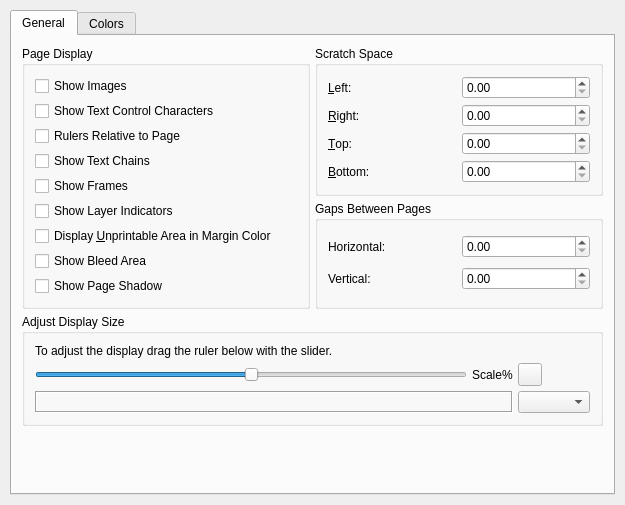
<ui version="4.0" >
 <author>Petr Vanek &lt;petr@scribus.info></author>
 <comment>Display/view prefs panel</comment>
 <class>TabDisplay</class>
 <widget class="QWidget" name="TabDisplay" >
  <property name="geometry" >
   <rect>
    <x>0</x>
    <y>0</y>
    <width>623</width>
    <height>505</height>
   </rect>
  </property>
  <property name="windowTitle" >
   <string>TabDisplayBase</string>
  </property>
  <layout class="QGridLayout" >
   <property name="margin" >
    <number>10</number>
   </property>
   <property name="spacing" >
    <number>5</number>
   </property>
   <item row="0" column="0" >
    <widget class="QTabWidget" name="displayTabWidget" >
     <property name="currentIndex" >
      <number>0</number>
     </property>
     <widget class="QWidget" name="displayGeneral" >
      <attribute name="title" >
       <string>General</string>
      </attribute>
      <layout class="QGridLayout" name="gridLayout" >
       <item rowspan="2" row="0" column="0" >
        <widget class="QGroupBox" name="groupBox3" >
         <property name="title" >
          <string>Page Display</string>
         </property>
         <layout class="QVBoxLayout" name="verticalLayout" >
          <property name="spacing" >
           <number>5</number>
          </property>
          <property name="margin" >
           <number>10</number>
          </property>
          <item>
           <widget class="QCheckBox" name="checkPictures" >
            <property name="text" >
             <string>Show Images</string>
            </property>
           </widget>
          </item>
          <item>
           <widget class="QCheckBox" name="checkControl" >
            <property name="text" >
             <string>Show Text Control Characters</string>
            </property>
           </widget>
          </item>
          <item>
           <widget class="QCheckBox" name="checkRuler" >
            <property name="text" >
             <string>Rulers Relative to Page</string>
            </property>
           </widget>
          </item>
          <item>
           <widget class="QCheckBox" name="checkLink" >
            <property name="text" >
             <string>Show Text Chains</string>
            </property>
            <property name="shortcut" >
             <string/>
            </property>
           </widget>
          </item>
          <item>
           <widget class="QCheckBox" name="checkFrame" >
            <property name="text" >
             <string>Show Frames</string>
            </property>
            <property name="shortcut" >
             <string/>
            </property>
           </widget>
          </item>
          <item>
           <widget class="QCheckBox" name="checkLayerM" >
            <property name="text" >
             <string>Show Layer Indicators</string>
            </property>
            <property name="shortcut" >
             <string/>
            </property>
           </widget>
          </item>
          <item>
           <widget class="QCheckBox" name="checkUnprintable" >
            <property name="text" >
             <string>Display &amp;Unprintable Area in Margin Color</string>
            </property>
            <property name="shortcut" >
             <string>Alt+U</string>
            </property>
           </widget>
          </item>
          <item>
           <widget class="QCheckBox" name="checkBleed" >
            <property name="text" >
             <string>Show Bleed Area</string>
            </property>
           </widget>
          </item>
          <item>
           <widget class="QCheckBox" name="checkShowPageShadow" >
            <property name="toolTip" >
             <string/>
            </property>
            <property name="text" >
             <string>Show Page Shadow</string>
            </property>
           </widget>
          </item>
         </layout>
        </widget>
       </item>
       <item row="0" column="1" >
        <widget class="QGroupBox" name="groupBox4" >
         <property name="title" >
          <string>Scratch Space</string>
         </property>
         <layout class="QGridLayout" >
          <property name="margin" >
           <number>10</number>
          </property>
          <property name="spacing" >
           <number>5</number>
          </property>
          <item row="3" column="1" >
           <widget class="ScrSpinBox" name="bottomScratch" />
          </item>
          <item row="3" column="0" >
           <widget class="QLabel" name="textLabel12_2" >
            <property name="text" >
             <string>&amp;Bottom:</string>
            </property>
            <property name="wordWrap" >
             <bool>false</bool>
            </property>
            <property name="buddy" >
             <cstring>bottomScratch</cstring>
            </property>
           </widget>
          </item>
          <item row="2" column="1" >
           <widget class="ScrSpinBox" name="topScratch" />
          </item>
          <item row="2" column="0" >
           <widget class="QLabel" name="textLabel12" >
            <property name="text" >
             <string>&amp;Top:</string>
            </property>
            <property name="wordWrap" >
             <bool>false</bool>
            </property>
            <property name="buddy" >
             <cstring>topScratch</cstring>
            </property>
           </widget>
          </item>
          <item row="1" column="1" >
           <widget class="ScrSpinBox" name="rightScratch" />
          </item>
          <item row="1" column="0" >
           <widget class="QLabel" name="textLabel12_4" >
            <property name="text" >
             <string>&amp;Right:</string>
            </property>
            <property name="wordWrap" >
             <bool>false</bool>
            </property>
            <property name="buddy" >
             <cstring>rightScratch</cstring>
            </property>
           </widget>
          </item>
          <item row="0" column="1" >
           <widget class="ScrSpinBox" name="leftScratch" >
            <property name="minimumSize" >
             <size>
              <width>0</width>
              <height>0</height>
             </size>
            </property>
           </widget>
          </item>
          <item row="0" column="0" >
           <widget class="QLabel" name="textLabel12_3" >
            <property name="text" >
             <string>&amp;Left:</string>
            </property>
            <property name="wordWrap" >
             <bool>false</bool>
            </property>
            <property name="buddy" >
             <cstring>leftScratch</cstring>
            </property>
           </widget>
          </item>
         </layout>
        </widget>
       </item>
       <item row="1" column="1" >
        <widget class="QGroupBox" name="groupBox5" >
         <property name="title" >
          <string>Gaps Between Pages</string>
         </property>
         <layout class="QGridLayout" >
          <property name="margin" >
           <number>10</number>
          </property>
          <property name="spacing" >
           <number>5</number>
          </property>
          <item row="1" column="1" >
           <widget class="ScrSpinBox" name="gapVertical" />
          </item>
          <item row="1" column="0" >
           <widget class="QLabel" name="textLabel14" >
            <property name="text" >
             <string>Vertical:</string>
            </property>
            <property name="wordWrap" >
             <bool>false</bool>
            </property>
           </widget>
          </item>
          <item row="0" column="1" >
           <widget class="ScrSpinBox" name="gapHorizontal" />
          </item>
          <item row="0" column="0" >
           <widget class="QLabel" name="textLabel13" >
            <property name="text" >
             <string>Horizontal:</string>
            </property>
            <property name="wordWrap" >
             <bool>false</bool>
            </property>
           </widget>
          </item>
         </layout>
        </widget>
       </item>
       <item row="2" column="0" colspan="2" >
        <widget class="QGroupBox" name="CaliGroup" >
         <property name="title" >
          <string>Adjust Display Size</string>
         </property>
         <layout class="QGridLayout" >
          <item row="0" column="0" colspan="2" >
           <widget class="QLabel" name="CaliText" >
            <property name="text" >
             <string>To adjust the display drag the ruler below with the slider.</string>
            </property>
            <property name="wordWrap" >
             <bool>false</bool>
            </property>
           </widget>
          </item>
          <item row="1" column="0" >
           <layout class="QHBoxLayout" >
            <property name="spacing" >
             <number>5</number>
            </property>
            <property name="margin" >
             <number>0</number>
            </property>
            <item>
             <widget class="QSlider" name="CaliSlider" >
              <property name="minimum" >
               <number>-150</number>
              </property>
              <property name="maximum" >
               <number>150</number>
              </property>
              <property name="orientation" >
               <enum>Qt::Horizontal</enum>
              </property>
              <property name="tickInterval" >
               <number>10</number>
              </property>
             </widget>
            </item>
            <item>
             <widget class="QLabel" name="CaliAnz" >
              <property name="text" >
               <string>Scale%</string>
              </property>
              <property name="wordWrap" >
               <bool>false</bool>
              </property>
             </widget>
            </item>
           </layout>
          </item>
          <item row="1" column="1" >
           <widget class="QToolButton" name="buttonRestoreDPI" >
            <property name="toolTip" >
             <string>Resets the scale to the default dpi of your display</string>
            </property>
            <property name="text" >
             <string/>
            </property>
           </widget>
          </item>
          <item row="2" column="0" >
           <widget class="QLabel" name="CaliRuler" >
            <property name="minimumSize" >
             <size>
              <width>20</width>
              <height>20</height>
             </size>
            </property>
            <property name="frameShape" >
             <enum>QFrame::Box</enum>
            </property>
            <property name="frameShadow" >
             <enum>QFrame::Sunken</enum>
            </property>
            <property name="wordWrap" >
             <bool>false</bool>
            </property>
           </widget>
          </item>
          <item row="2" column="1" >
           <widget class="QComboBox" name="rulerUnitCombo" />
          </item>
         </layout>
        </widget>
       </item>
       <item row="3" column="0" colspan="2" >
        <spacer>
         <property name="orientation" >
          <enum>Qt::Vertical</enum>
         </property>
         <property name="sizeType" >
          <enum>QSizePolicy::Expanding</enum>
         </property>
         <property name="sizeHint" stdset="0" >
          <size>
           <width>581</width>
           <height>16</height>
          </size>
         </property>
        </spacer>
       </item>
      </layout>
     </widget>
     <widget class="QWidget" name="displayColors" >
      <attribute name="title" >
       <string>Colors</string>
      </attribute>
      <layout class="QGridLayout" >
       <property name="margin" >
        <number>10</number>
       </property>
       <property name="spacing" >
        <number>5</number>
       </property>
       <item row="3" column="0" >
        <spacer>
         <property name="orientation" >
          <enum>Qt::Vertical</enum>
         </property>
         <property name="sizeType" >
          <enum>QSizePolicy::Expanding</enum>
         </property>
         <property name="sizeHint" stdset="0" >
          <size>
           <width>41</width>
           <height>31</height>
          </size>
         </property>
        </spacer>
       </item>
       <item row="0" column="0" >
        <widget class="QGroupBox" name="groupBox4_2" >
         <property name="title" >
          <string>Pages:</string>
         </property>
         <layout class="QGridLayout" >
          <property name="margin" >
           <number>10</number>
          </property>
          <property name="spacing" >
           <number>5</number>
          </property>
          <item row="0" column="2" >
           <layout class="QHBoxLayout" >
            <property name="spacing" >
             <number>5</number>
            </property>
            <property name="margin" >
             <number>0</number>
            </property>
            <item>
             <widget class="QLabel" name="selectedPageBorderLabel" >
              <property name="text" >
               <string>Selected Page Border:</string>
              </property>
              <property name="wordWrap" >
               <bool>false</bool>
              </property>
             </widget>
            </item>
            <item>
             <widget class="QPushButton" name="buttonSelectedPage" >
              <property name="minimumSize" >
               <size>
                <width>60</width>
                <height>20</height>
               </size>
              </property>
              <property name="maximumSize" >
               <size>
                <width>60</width>
                <height>20</height>
               </size>
              </property>
              <property name="text" >
               <string/>
              </property>
             </widget>
            </item>
           </layout>
          </item>
          <item row="0" column="1" >
           <spacer>
            <property name="orientation" >
             <enum>Qt::Horizontal</enum>
            </property>
            <property name="sizeType" >
             <enum>QSizePolicy::Expanding</enum>
            </property>
            <property name="sizeHint" stdset="0" >
             <size>
              <width>40</width>
              <height>20</height>
             </size>
            </property>
           </spacer>
          </item>
          <item row="0" column="0" >
           <layout class="QHBoxLayout" >
            <property name="spacing" >
             <number>5</number>
            </property>
            <property name="margin" >
             <number>0</number>
            </property>
            <item>
             <widget class="QLabel" name="textLabel11" >
              <property name="text" >
               <string>Fill Color:</string>
              </property>
              <property name="wordWrap" >
               <bool>false</bool>
              </property>
             </widget>
            </item>
            <item>
             <widget class="QPushButton" name="backColor" >
              <property name="minimumSize" >
               <size>
                <width>60</width>
                <height>20</height>
               </size>
              </property>
              <property name="maximumSize" >
               <size>
                <width>60</width>
                <height>20</height>
               </size>
              </property>
              <property name="text" >
               <string/>
              </property>
             </widget>
            </item>
           </layout>
          </item>
         </layout>
        </widget>
       </item>
       <item row="1" column="0" >
        <widget class="QGroupBox" name="groupObjFrame" >
         <property name="title" >
          <string>Frames</string>
         </property>
         <layout class="QGridLayout" >
          <property name="margin" >
           <number>10</number>
          </property>
          <property name="spacing" >
           <number>5</number>
          </property>
          <item row="0" column="4" >
           <layout class="QGridLayout" >
            <property name="margin" >
             <number>0</number>
            </property>
            <property name="spacing" >
             <number>5</number>
            </property>
            <item row="0" column="0" >
             <widget class="QLabel" name="textLabel3" >
              <property name="text" >
               <string>Grouped:</string>
              </property>
              <property name="wordWrap" >
               <bool>false</bool>
              </property>
             </widget>
            </item>
            <item row="0" column="1" >
             <widget class="QPushButton" name="buttonFrameGrouped" >
              <property name="minimumSize" >
               <size>
                <width>60</width>
                <height>20</height>
               </size>
              </property>
              <property name="maximumSize" >
               <size>
                <width>60</width>
                <height>20</height>
               </size>
              </property>
              <property name="text" >
               <string/>
              </property>
             </widget>
            </item>
            <item row="1" column="0" >
             <widget class="QLabel" name="textLabel8" >
              <property name="text" >
               <string>Annotation:</string>
              </property>
              <property name="wordWrap" >
               <bool>false</bool>
              </property>
             </widget>
            </item>
            <item row="1" column="1" >
             <widget class="QPushButton" name="buttonFrameAnnotation" >
              <property name="minimumSize" >
               <size>
                <width>60</width>
                <height>20</height>
               </size>
              </property>
              <property name="maximumSize" >
               <size>
                <width>60</width>
                <height>20</height>
               </size>
              </property>
              <property name="text" >
               <string/>
              </property>
             </widget>
            </item>
           </layout>
          </item>
          <item row="0" column="3" >
           <spacer>
            <property name="orientation" >
             <enum>Qt::Horizontal</enum>
            </property>
            <property name="sizeType" >
             <enum>QSizePolicy::Expanding</enum>
            </property>
            <property name="sizeHint" stdset="0" >
             <size>
              <width>16</width>
              <height>20</height>
             </size>
            </property>
           </spacer>
          </item>
          <item row="0" column="2" >
           <layout class="QGridLayout" >
            <property name="margin" >
             <number>0</number>
            </property>
            <property name="spacing" >
             <number>5</number>
            </property>
            <item row="0" column="1" >
             <widget class="QPushButton" name="buttonFrameSelected" >
              <property name="minimumSize" >
               <size>
                <width>60</width>
                <height>20</height>
               </size>
              </property>
              <property name="maximumSize" >
               <size>
                <width>60</width>
                <height>20</height>
               </size>
              </property>
              <property name="text" >
               <string/>
              </property>
             </widget>
            </item>
            <item row="1" column="1" >
             <widget class="QPushButton" name="buttonFrameLinked" >
              <property name="minimumSize" >
               <size>
                <width>60</width>
                <height>20</height>
               </size>
              </property>
              <property name="maximumSize" >
               <size>
                <width>60</width>
                <height>20</height>
               </size>
              </property>
              <property name="text" >
               <string/>
              </property>
             </widget>
            </item>
            <item row="0" column="0" >
             <widget class="QLabel" name="textLabel2" >
              <property name="text" >
               <string>Selected:</string>
              </property>
              <property name="wordWrap" >
               <bool>false</bool>
              </property>
             </widget>
            </item>
            <item row="1" column="0" >
             <widget class="QLabel" name="textLabel5" >
              <property name="text" >
               <string>Linked:</string>
              </property>
              <property name="wordWrap" >
               <bool>false</bool>
              </property>
             </widget>
            </item>
           </layout>
          </item>
          <item row="0" column="1" >
           <spacer>
            <property name="orientation" >
             <enum>Qt::Horizontal</enum>
            </property>
            <property name="sizeType" >
             <enum>QSizePolicy::Expanding</enum>
            </property>
            <property name="sizeHint" stdset="0" >
             <size>
              <width>20</width>
              <height>20</height>
             </size>
            </property>
           </spacer>
          </item>
          <item row="0" column="0" >
           <layout class="QGridLayout" >
            <property name="margin" >
             <number>0</number>
            </property>
            <property name="spacing" >
             <number>5</number>
            </property>
            <item row="1" column="0" >
             <widget class="QLabel" name="textLabel4" >
              <property name="text" >
               <string>Locked:</string>
              </property>
              <property name="wordWrap" >
               <bool>false</bool>
              </property>
             </widget>
            </item>
            <item row="1" column="1" >
             <widget class="QPushButton" name="buttonFrameLocked" >
              <property name="minimumSize" >
               <size>
                <width>60</width>
                <height>20</height>
               </size>
              </property>
              <property name="maximumSize" >
               <size>
                <width>60</width>
                <height>20</height>
               </size>
              </property>
              <property name="text" >
               <string/>
              </property>
             </widget>
            </item>
            <item row="0" column="1" >
             <widget class="QPushButton" name="buttonFrameNormal" >
              <property name="minimumSize" >
               <size>
                <width>60</width>
                <height>20</height>
               </size>
              </property>
              <property name="maximumSize" >
               <size>
                <width>60</width>
                <height>20</height>
               </size>
              </property>
              <property name="text" >
               <string/>
              </property>
             </widget>
            </item>
            <item row="0" column="0" >
             <widget class="QLabel" name="textLabel1_2" >
              <property name="text" >
               <string>Normal:</string>
              </property>
              <property name="wordWrap" >
               <bool>false</bool>
              </property>
             </widget>
            </item>
           </layout>
          </item>
         </layout>
        </widget>
       </item>
       <item row="2" column="0" >
        <widget class="QGroupBox" name="textColorGroup" >
         <property name="title" >
          <string>Text:</string>
         </property>
         <layout class="QGridLayout" >
          <property name="margin" >
           <number>10</number>
          </property>
          <property name="spacing" >
           <number>5</number>
          </property>
          <item row="0" column="2" >
           <spacer>
            <property name="orientation" >
             <enum>Qt::Horizontal</enum>
            </property>
            <property name="sizeType" >
             <enum>QSizePolicy::Expanding</enum>
            </property>
            <property name="sizeHint" stdset="0" >
             <size>
              <width>40</width>
              <height>20</height>
             </size>
            </property>
           </spacer>
          </item>
          <item row="0" column="1" >
           <widget class="QPushButton" name="buttonControlChars" >
            <property name="minimumSize" >
             <size>
              <width>60</width>
              <height>20</height>
             </size>
            </property>
            <property name="maximumSize" >
             <size>
              <width>60</width>
              <height>20</height>
             </size>
            </property>
            <property name="text" >
             <string/>
            </property>
           </widget>
          </item>
          <item row="0" column="0" >
           <widget class="QLabel" name="textLabel7" >
            <property name="text" >
             <string>Control Characters:</string>
            </property>
            <property name="wordWrap" >
             <bool>false</bool>
            </property>
           </widget>
          </item>
         </layout>
        </widget>
       </item>
      </layout>
     </widget>
    </widget>
   </item>
  </layout>
 </widget>
 <layoutdefault spacing="5" margin="10" />
 <customwidgets>
  <customwidget>
   <class>ScrSpinBox</class>
   <extends>QDoubleSpinBox</extends>
   <header>ui/scrspinbox.h</header>
  </customwidget>
 </customwidgets>
 <tabstops>
  <tabstop>displayTabWidget</tabstop>
  <tabstop>checkPictures</tabstop>
  <tabstop>checkControl</tabstop>
  <tabstop>checkRuler</tabstop>
  <tabstop>checkLink</tabstop>
  <tabstop>checkFrame</tabstop>
  <tabstop>checkLayerM</tabstop>
  <tabstop>checkUnprintable</tabstop>
  <tabstop>checkBleed</tabstop>
  <tabstop>checkShowPageShadow</tabstop>
  <tabstop>leftScratch</tabstop>
  <tabstop>rightScratch</tabstop>
  <tabstop>topScratch</tabstop>
  <tabstop>bottomScratch</tabstop>
  <tabstop>gapHorizontal</tabstop>
  <tabstop>gapVertical</tabstop>
  <tabstop>CaliSlider</tabstop>
  <tabstop>buttonRestoreDPI</tabstop>
  <tabstop>rulerUnitCombo</tabstop>
  <tabstop>backColor</tabstop>
  <tabstop>buttonSelectedPage</tabstop>
  <tabstop>buttonFrameNormal</tabstop>
  <tabstop>buttonFrameSelected</tabstop>
  <tabstop>buttonFrameGrouped</tabstop>
  <tabstop>buttonFrameLocked</tabstop>
  <tabstop>buttonFrameLinked</tabstop>
  <tabstop>buttonFrameAnnotation</tabstop>
  <tabstop>buttonControlChars</tabstop>
 </tabstops>
 <includes>
  <include location="local" >ui/scrspinbox.h</include>
  <include location="local" >ui/scrspinbox.h</include>
  <include location="local" >ui/scrspinbox.h</include>
  <include location="local" >ui/scrspinbox.h</include>
  <include location="local" >ui/scrspinbox.h</include>
  <include location="local" >ui/scrspinbox.h</include>
 </includes>
 <resources/>
 <connections/>
</ui>
